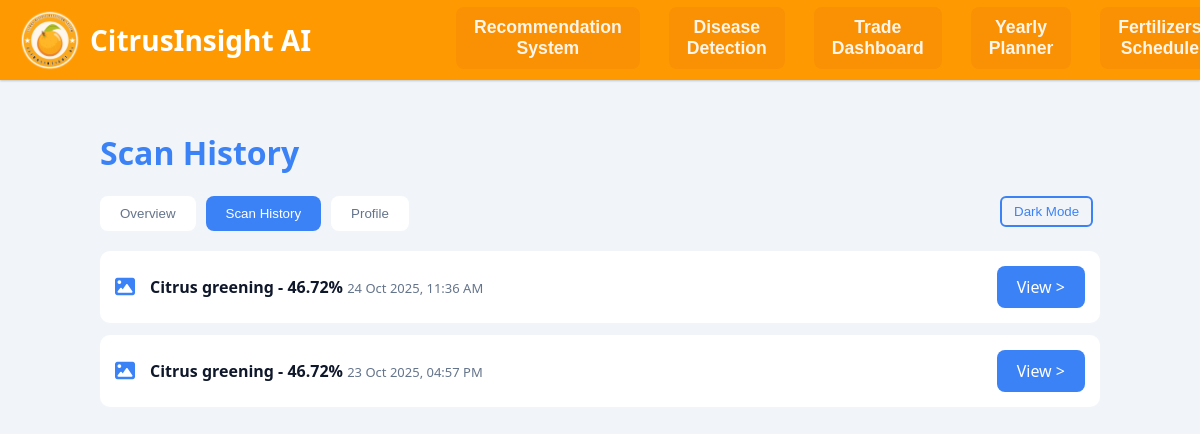
Page /Website/scan_history.php (signed in) on the committed database.
### tables this page shows
CREATE TABLE `disease_report` (
  `report_id` int(10) NOT NULL,
  `user_id` int(5) NOT NULL,
  `model_name` varchar(30) NOT NULL,
  `prediction_result` varchar(255) NOT NULL,
  `confidence_score` float NOT NULL,
  `time` timestamp NOT NULL DEFAULT current_timestamp() ON UPDATE current_timestamp(),
  `image_path` varchar(255) NOT NULL
);

### Website/scan_history.php (the view, shortened to what this page needs)
<?php
include 'connect.php';
$user_id = $_SESSION['user_id'];
$scan_sql = "SELECT report_id, prediction_result, confidence_score, time FROM disease_report WHERE user_id = ? ORDER BY time DESC";
$stmt = $conn->prepare($scan_sql);
$stmt->bind_param("i", $user_id);
$stmt->execute();
$scan_result = $stmt->get_result();
$scans = $scan_result->fetch_all(MYSQLI_ASSOC);
?>
<!DOCTYPE html>
<html lang="en">
<head>
  <link rel="stylesheet" href="https://cdnjs.cloudflare.com/ajax/libs/font-awesome/6.4.0/css/all.min.css" />
  <link rel="stylesheet" href="./css/navbar.css">
  <link rel="stylesheet" href="./css/scan_history.css">
</head>
<body>
  <nav>
<div class="navbar">
<div class="nav-links">
<ul class="links">
<div class="logo">
<img src="./assets/logo.png" alt="Citrus Insight AI Logo">
CitrusInsight AI
</div>
<a href="./recommendation_system.html"><li><button class="nav-btn">Recommendation System</button></li></a>
<a href="./disease_detection.php"><li><button class="nav-btn">Disease Detection</button></li></a>
<a href="./dashboard.php"><li><button class="nav-btn">Trade Dashboard</button></li></a>
<a href="./yearly_planner_en.html"><li><button class="nav-btn">Yearly Planner</button></li></a>
<a href="./fertilizer_schedule_en.html"><li><button class="nav-btn">Fertilizers Schedule</button></li></a>
</ul>
</div>
</div>
</nav>
  <div class="container">
    <h1>Scan History</h1>
    <div class="tabs">
      <a href="user_dashboard.php"><button class="tab">Overview</button></a>
      <button class="tab active">Scan History</button>
      <a href="profile.php"><button class="tab">Profile</button></a>
      <button class="theme-toggle" onclick="toggleTheme()">Toggle Mode</button>
    </div>
    <ul class="scan-list">
      <?php if (count($scans) > 0): ?>
        <?php foreach ($scans as $scan): ?>
          <li>
            <div class="scan-info">
              <i class="fas fa-image"></i>
              <div class="scan-details">
                <strong><?= htmlspecialchars($scan['prediction_result']) ?> - <?= $scan['confidence_score'] ?>%</strong>
                <small><?= date('d M Y, h:i A', strtotime($scan['time'])) ?></small>
              </div>
            </div>
            <a href="view.php?report_id=<?= $scan['report_id'] ?>" class="btn">View ></a>
          </li>
        <?php endforeach; ?>
      <?php else: ?>
        <li>No scans found.</li>
      <?php endif; ?>
    </ul>
  </div>
</body>
</html>

### Website/css/navbar.css (style rules this page uses)
nav { position: fixed; top: 0; left: 0; width: 100%; height: 80px; background: #ff9901; box-shadow: 0 1px 2px rgba(0, 0, 0, 0.2); z-index: 99; margin-bottom: 1rem; }
nav .navbar { height: 100%; max-width: 1250px; width: 100%; display: flex; align-items: center; justify-content: space-between; padding: 0 15px; }
.links li { list-style: none; padding: 0 14px; }
.nav-links ul { display: flex; gap: 1px; }
.nav-btn { background-color: #fa9004; color: rgba(255, 255, 255, 0.911); font-size: 1.1rem; margin-left: 0%; margin-right: 0%; font-weight: 700; border: none; padding: 10px 18px; border-radius: 8px; cursor: pointer; transition: all 0.3s ease; outline: none; }
nav .navbar .logo { display: flex; align-items: center; color: #fff; font-size: 1.75rem; font-weight: bold; text-decoration: none; left: 0%; padding-right: 130px; width: max-content; white-space: nowrap; }
nav .navbar .logo img { width: 60px; height: auto; margin-right: 10px; border-radius: 50%; }
.logo { margin-left: 0%; }
.links { margin: auto; }
ul.links { margin: 4px; margin-left:-15px; }

### Website/css/scan_history.css (style rules this page uses)
:root { --bg-color: #f1f5f9; --text-color: #0f172a; --header-bg: #fff; --primary-color: #3b82f6; --card-bg: #ffffff; --muted-text: #64748b; --item-bg: rgb(237, 243, 250); --profile-email: #475569; --badge-bg: #10b981; }
body { margin: 0; font-family: 'Segoe UI', Tahoma, Geneva, Verdana, sans-serif; background-color: var(--bg-color); color: var(--text-color); display: flex; flex-direction: column; align-items: center; transition: background-color 0.3s, color 0.3s; }
.container { max-width: 1000px; width: 100%; padding: 20px; margin-top: 90px; }
.tabs { display: flex; gap: 10px; margin-bottom: 20px; }
.tab { background-color: var(--card-bg); color: var(--muted-text); border: none; padding: 10px 20px; border-radius: 8px; cursor: pointer; }
.tab.active { background-color: var(--primary-color); color: white; }
h1 { color: var(--primary-color); }
ul.scan-list { list-style: none; padding: 0; }
ul.scan-list li { background-color: var(--card-bg); margin-bottom: 12px; padding: 15px; border-radius: 10px; display: flex; justify-content: space-between; align-items: center; }
.scan-info { display: flex; gap: 15px; align-items: center; }
.scan-info i { color: var(--primary-color); font-size: 20px; }
.scan-details strong { font-size: 16px; }
.scan-details small { color: var(--muted-text); font-size: 13px; }
.btn { background-color: var(--primary-color); color: white; padding: 10px 20px; border: none; border-radius: 8px; cursor: pointer; text-decoration: none; }
.theme-toggle { position: fixed; background-color: transparent; border: 2px solid var(--primary-color); color: var(--primary-color); padding: 6px 12px; border-radius: 6px; cursor: pointer; margin-left:900px; }
ul.links { margin-left:-35px; }

### rows in the picture
disease_report: prediction_result "Citrus greening", confidence_score "46.72", time "24 Oct 2025, 11:36 AM"
disease_report: prediction_result "Citrus greening", confidence_score "46.72", time "23 Oct 2025, 04:57 PM"
